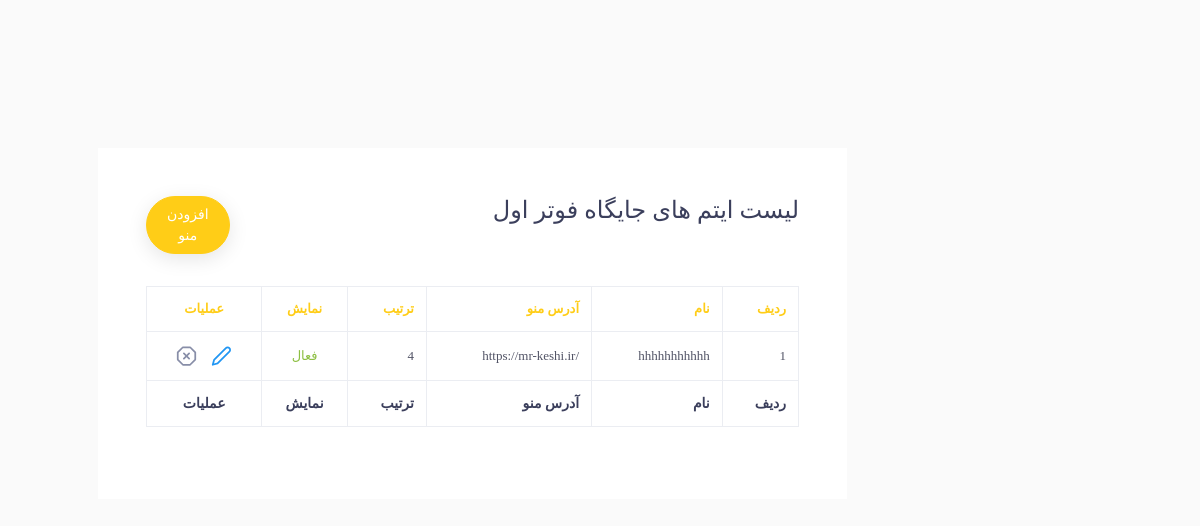
The page /dashbaord/Menu/FN1 on the database as committed earlier.
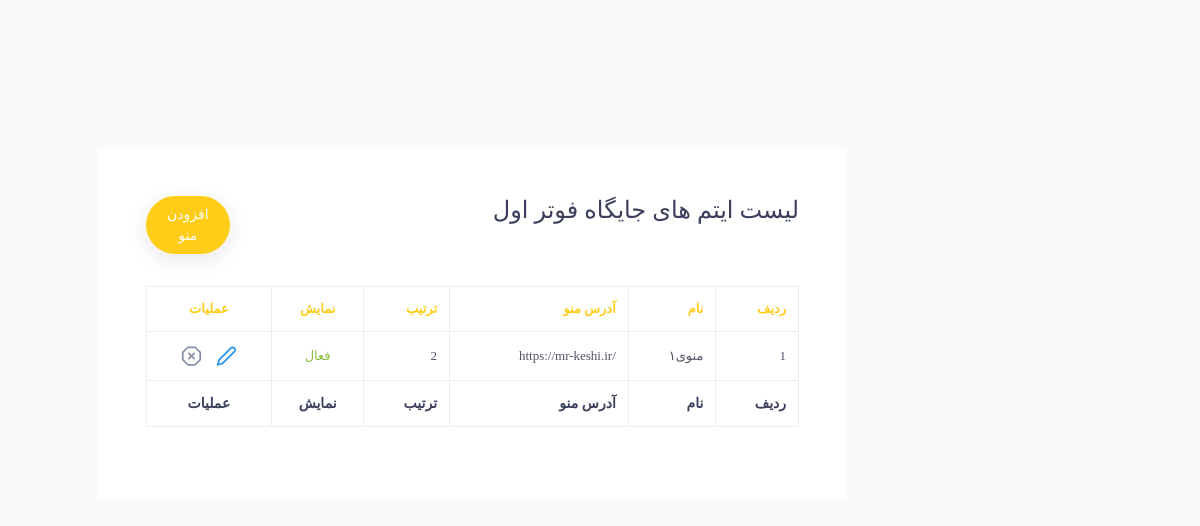
The same page on the database as committed later.
### Menu/models.py (models this page shows, shortened)
class Menu(models.Model):
    class placeMenu(models.TextChoices):
        navar_menu_1 = "MN1", "چایگاه هدر اول"
        navar_menu_2 = "MN2", "جایگاه هدر دوم"
        navar_menu_3 = "MN3", "جایگاه هدر سوم"
        footer_menu_1 = "FN1", "جایگاه فوتر اول"
        footer_menu_2 = "FN2", "جایگاه فوتر دوم"
        social = "SC1", "شبکه های اجتماعی"
    title = models.CharField(max_length=50, verbose_name='عنوان')
    url = models.TextField(max_length=100, verbose_name="آدرس")
    sort = models.IntegerField(verbose_name="فیلد ترتیب")
    is_active = models.BooleanField(default=1, verbose_name="وضعیت نمایش")
    icon_name = models.CharField(max_length=50, blank=False, null=True, verbose_name="نام آیکون")
    icon_color = models.CharField(max_length=50, blank=False, null=True, verbose_name="رنگ ایکون")
    place_menu = models.CharField(max_length=50, choices=placeMenu.choices, verbose_name="جایگاه منو")
    def __str__(self):
        return self.title

### Menu/views.py (the view)
# urls.py: path('<str:menu>',MenuItem.as_view(),name="Menu"),
class MenuItem(View):
    def get(self, request, *args, **kwargs):
        place_menu = kwargs.get('menu')
        data = Menu.objects.filter(place_menu=place_menu).all()
        return render(request, "Menu/MenuItems.html", {
            'place': place_menu,
            'data': data
        })

### polls/templatetags/poll_extras.py (called while the page is built)
@register.filter
def getPlace(val):
    for elm in Menu.placeMenu:
        if (val==elm.value):
            return elm.label
            break

### Menu/templates/Menu/MenuItems.html (shortened to what the changed rows need)
{% extends 'shared/base.html' %}
{% load static %}
{% block header_reference %}
    <link href="{% static 'admin_panel/assets/css/tables/table-basic.css' %}" rel="stylesheet" type="text/css">
{% endblock %}
{% block content %}
    {% load poll_extras %}
    <div class="col-lg-10 mx-auto mt-5 ">
        <div class="table-responsive bg-white p-5">
            <table class="table table-bordered table-hover table-condensed mb-4">
                <thead>
                <tr>
                    <th>ردیف</th>
                    <th>نام</th>
                    <th>آدرس منو</th>
                    <th>ترتیب</th>
                    <th class="text-center"> نمایش</th>
                    <th class="text-center">عملیات</th>
                </tr>
                </thead>
                <tbody>
                {% for item in data %}
                    <tr>
                        <td>
                            {{ forloop.counter }}
                        </td>
                        <td>
                            {{ item.title }}
                        </td>
                        <td class="" style="direction: ltr">
                            {{ item.url }}
                        </td>
                        <td>
                            {{ item.sort }}
                        </td>
                        <td class="text-center" style="cursor: pointer">
                            <span class="text-center" id="show_status"
                                  onclick="changeStatus(event,'{{ item.id }}')">
                                {% if item.is_active %}
                                    <span class="text-success">فعال</span>
                                {% else %}
                                    <span class="text-danger">
                                        غیرفعال
                                        </span>
                                {% endif %}
                            </span>
                        </td>
                        <td class="text-center">
                            <ul class="table-controls">
                                <li>
                                    <a href="{% url 'edit_menu_item' id=item.id menu=place %}"
                                       style="margin-right: 1x;color: red"
                                       class="bs-tooltip mr-2 text-or" data-toggle="tooltip" data-placement="top"
                                       title="" data-original-title="ویرایش">
                                        <svg xmlns="http://www.w3.org/2000/svg" width="24" height="24"
                                             viewBox="0 0 24 24" fill="none" stroke="currentColor" stroke-width="2"
                                             stroke-linecap="round" stroke-linejoin="round"
                                             class="feather feather-edit-2 text-info">
                                            <path d="M17 3a2.828 2.828 0 1 1 4 4L7.5 20.5 2 22l1.5-5.5L17 3z"></path>
                                        </svg>
                                    </a>
                                    <a href="javascript:void(0);" onclick="deleteItem(event,{{ item.id }})"
                                       style="margin-right: 3px;color: red"
                                       class="bs-tooltip  text-or" data-toggle="tooltip" data-placement="top"
                                       title="" data-original-title="حذف">
                                    </a>
                                </li>
                            </ul>
                        </td>
                    </tr>
                {% endfor %}
                </tbody>
                <tfoot>
                <tr>
                    <th>ردیف</th>
                    <th>نام</th>
                    <th>آدرس منو</th>
                    <th>ترتیب</th>
                    <th class="text-center"> نمایش</th>
                    <th class="text-center">عملیات</th>
                </tr>
                </tfoot>
            </table>
        </div>
    </div>
{% endblock %}

Rows that differ between the two databases and show on the page:
changed Menu "https://mr-keshi.ir/": title "hhhhhhhhhhh" → "منوی۱"; sort "4" → "2"
